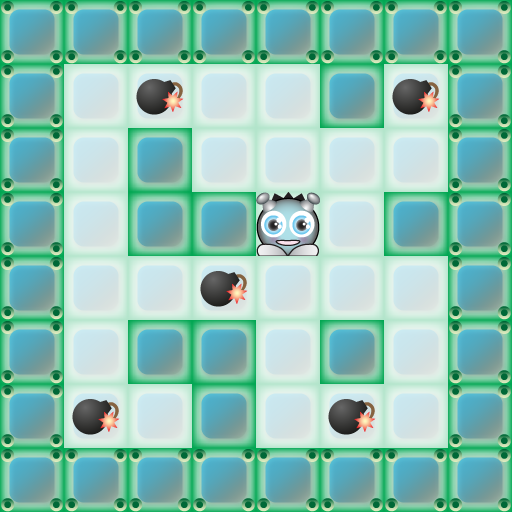

Below is a game level as drawn by its tile map, then a one-line description and the .tmx file that defines it, in full:
An orthogonal 8x8 tile map with 64x64 px tiles, 4 tile layers (backgroudLayer, wallLayer, bombLayer, alienLayer).

<map version="1.0" orientation="orthogonal" width="8" height="8" tilewidth="64" tileheight="64" backgroundcolor="#ffffff">
 <tileset firstgid="1" name="timeBombPanic" tilewidth="64" tileheight="64">
  <image source="../timeBombPanic.png" width="320" height="419" />
  <tile id="3">
   <properties>
    <property name="name" value="alien" />
   </properties>
  </tile>
  <tile id="4">
   <properties>
    <property name="name" value="bomb" />
   </properties>
  </tile>
 </tileset>
 <layer name="backgroudLayer" width="8" height="8">
  <data encoding="csv">
1,1,1,1,1,1,1,1,
1,1,1,1,1,1,1,1,
1,1,1,1,1,1,1,1,
1,1,1,1,1,1,1,1,
1,1,1,1,1,1,1,1,
1,1,1,1,1,1,1,1,
1,1,1,1,1,1,1,1,
1,1,1,1,1,1,1,1
</data>
 </layer>
 <layer name="wallLayer" width="8" height="8">
  <data encoding="csv">
2,2,2,2,2,2,2,2,
2,0,0,0,0,3,0,2,
2,0,3,0,0,0,0,2,
2,0,3,3,0,0,3,2,
2,0,0,0,0,0,0,2,
2,0,3,3,0,3,0,2,
2,0,0,3,0,0,0,2,
2,2,2,2,2,2,2,2
</data>
 </layer>
 <layer name="bombLayer" width="8" height="8">
  <data encoding="csv">
0,0,0,0,0,0,0,0,
0,0,5,0,0,0,5,0,
0,0,0,0,0,0,0,0,
0,0,0,0,0,0,0,0,
0,0,0,5,0,0,0,0,
0,0,0,0,0,0,0,0,
0,5,0,0,0,5,0,0,
0,0,0,0,0,0,0,0
</data>
 </layer>
 <layer name="alienLayer" width="8" height="8">
  <data encoding="csv">
0,0,0,0,0,0,0,0,
0,0,0,0,0,0,0,0,
0,0,0,0,0,0,0,0,
0,0,0,0,4,0,0,0,
0,0,0,0,0,0,0,0,
0,0,0,0,0,0,0,0,
0,0,0,0,0,0,0,0,
0,0,0,0,0,0,0,0
</data>
 </layer>
</map>
